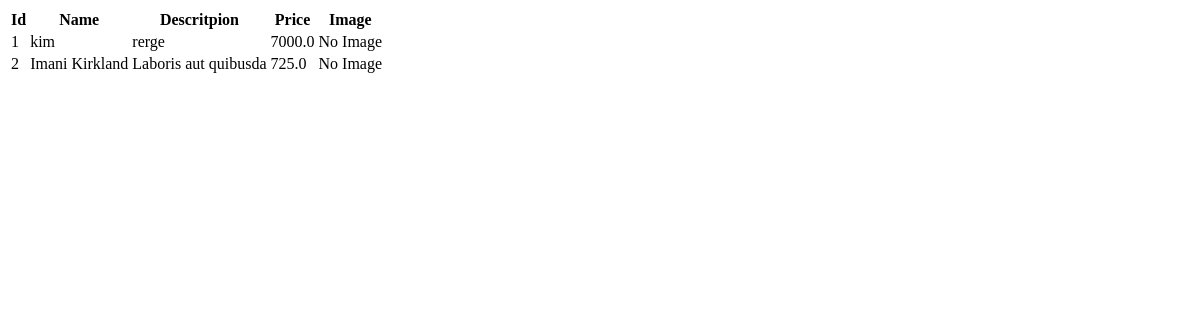
The app's page /owner/all_products/, older data.
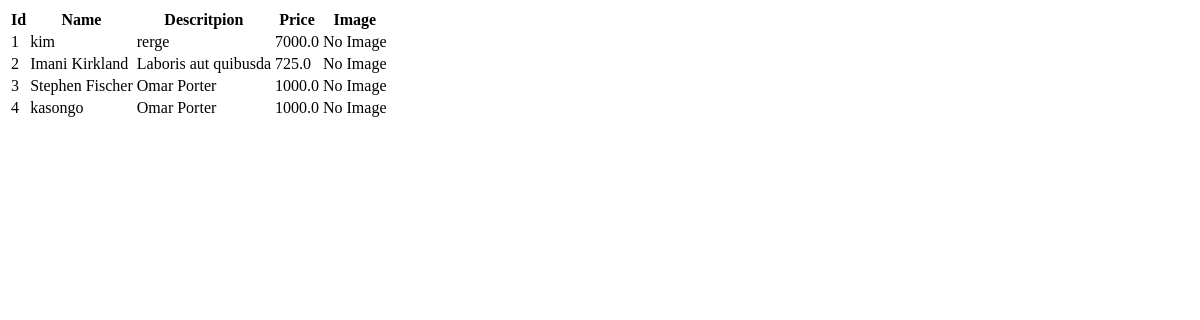
The same page, newer data.
### owner/models.py (models this page shows, shortened)
class Product(models.Model):
    AVAILABILITY_CHOICES = [
        ('In Stock', 'In Stock'),
        ('Out of Stock', 'Out of Stock')
    ]
    name = models.CharField(max_length=100)
    price = models.FloatField()
    description = models.TextField()
    availability = models.CharField(max_length=50, choices=AVAILABILITY_CHOICES, default='In Stock')
    image1 = models.ImageField(upload_to=filepath, blank=True, null=True)

### owner/views.py (the view)
# urls.py: path('all_products/', views.all_products, name='all_products'),
def all_products(request):
    products = Product.objects.all()
    context = {'products': products}
    return render(request, 'all_products.html', context)

### owner/templates/all_products.html
<div class="card-body">
    <table class="table table-bordered table-striped">
        <thead>
            <tr>
                <th>Id</th>
                <th>Name</th>
                <th>Descritpion</th>
                <th>Price</th>
                <th>Image</th>
            </tr>
        </thead>
        <tbody>
            {% for p in products %}
                <tr>
                    <td>{{ p.id }} </td>
                    <td>{{ p.name }} </td>
                    <td>{{ p.description }} </td>
                    <td>{{ p.price }} </td>
                    {% if p.image %}
                        <td>
                            <img src="{{ p.image.url }}" alt="" class="prod-size" width="50px">
                        </td>
                    {% else %}
                        <td>No Image</td>
                    {% endif %}
                </tr>
            {% endfor %}
        </tbody>
    </table>

Row changes from the older to the newer data that the page shows:
added Product: id "3", name "Stephen Fischer", description "Omar Porter", price "1000.0"
added Product: id "4", name "kasongo", description "Omar Porter", price "1000.0"
